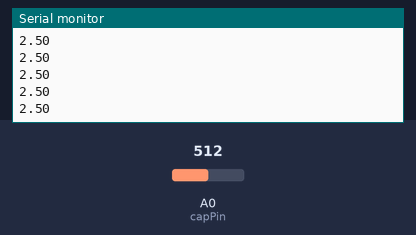
Bench run of a sketch on a simulated Arduino Uno, built with avr-gcc and run on an emulated ATmega328P. Parts: the last lines printed to the serial monitor. The test bench sets the inputs (shaded band); at power-on: A0 (capPin) = 512.

Above: at 1.2 s.
1.3 s: A0 (capPin) set to 716
At 1.31 s:
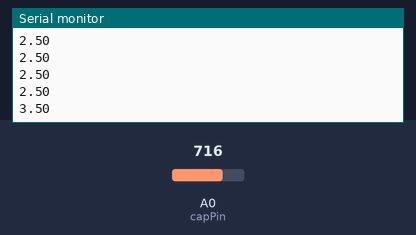
2.8 s: A0 (capPin) set to 900
At 2.82 s:
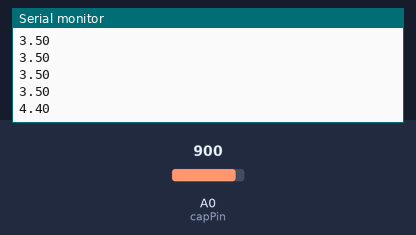
Timing chart, 0 to 5.8 s (numbered marks = the images above; inputs shaded):
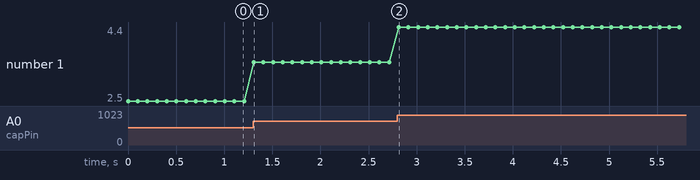

The sketch:

Capacitor.ino
```cpp
const int capPin = A0;

void setup() {
  Serial.begin(9600);
}

void loop() {
  float voltage = analogRead(capPin) * (5.0 / 1023.0);
  Serial.println(voltage);
  delay(100); // sample every 0.1s
}
```

Measured:
- after the input at 1.3 s, the serial monitor: prints a new line at once (image 1)
- after the input at 2.8 s, the serial monitor: prints a new line at once (image 2)
- plotted number 1: 2.5 → 3.5 after the input at 1.3 s, 3.5 → 4.4 after the input at 2.8 s
